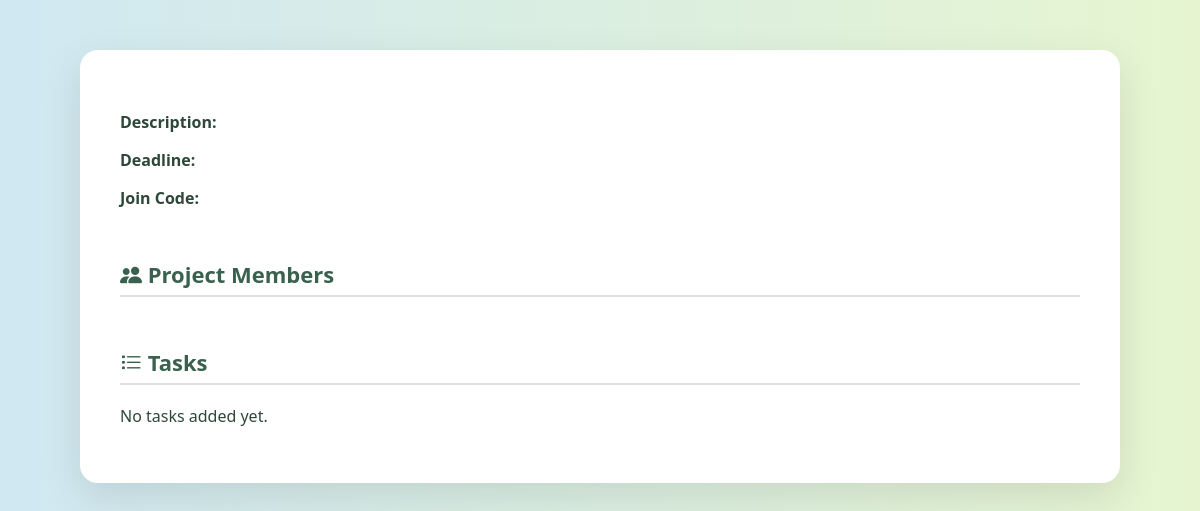
Before: /project/3 (signed in) with the older database file.
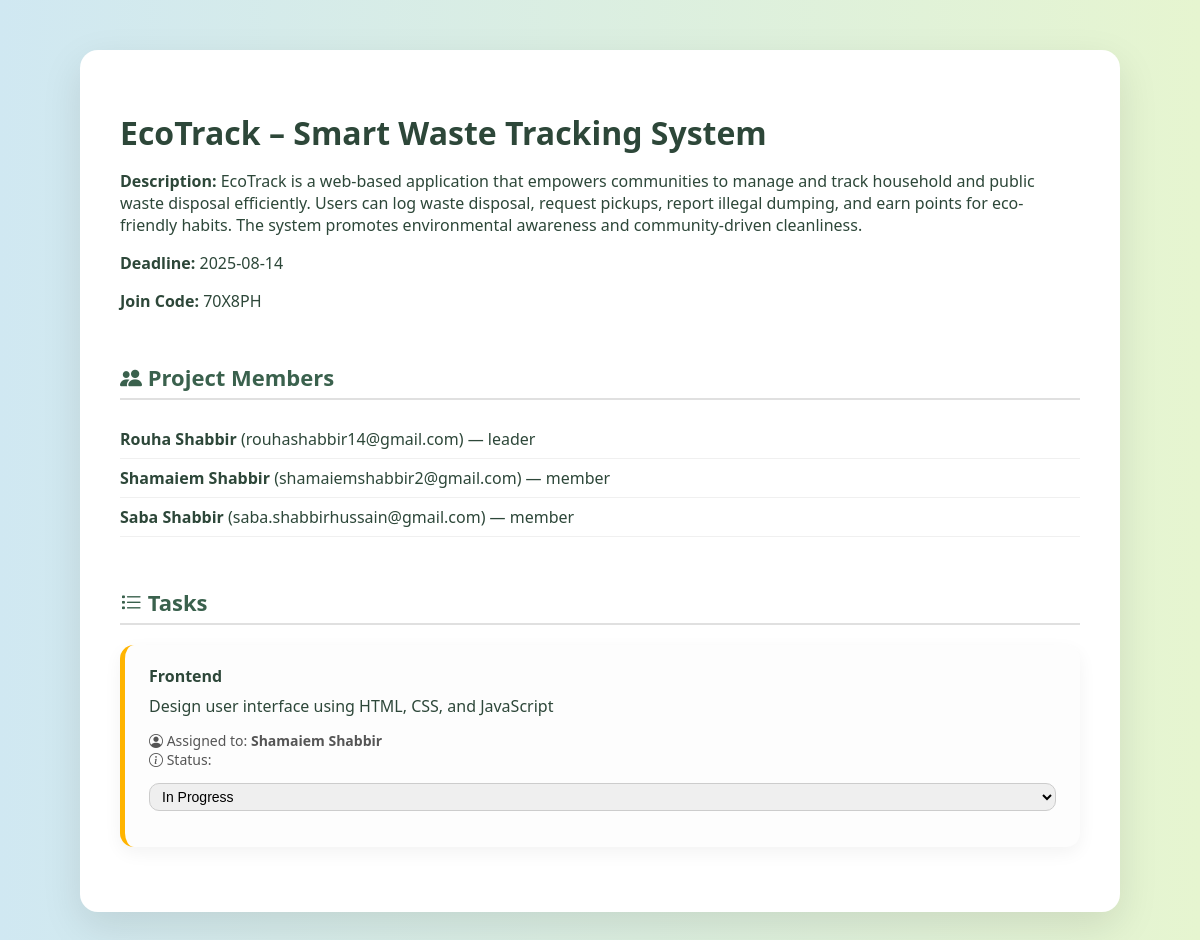
After: the same page with the newer database file.
### tables this page shows
CREATE TABLE projects (
    id INTEGER PRIMARY KEY AUTOINCREMENT,
    title TEXT NOT NULL,
    description TEXT,
    deadline DATE,
    created_by INTEGER,
    created_at TIMESTAMP DEFAULT CURRENT_TIMESTAMP, join_code TEXT,
    FOREIGN KEY (created_by) REFERENCES users(id)
);

CREATE TABLE project_members (
    id INTEGER PRIMARY KEY AUTOINCREMENT,
    project_id INTEGER,
    user_id INTEGER,
    role TEXT CHECK(role IN ('leader', 'member')) DEFAULT 'member',
    FOREIGN KEY (project_id) REFERENCES projects(id),
    FOREIGN KEY (user_id) REFERENCES users(id)
);

CREATE TABLE users (
        id INTEGER PRIMARY KEY AUTOINCREMENT,
        name TEXT NOT NULL,
        email TEXT NOT NULL UNIQUE,
        password TEXT NOT NULL,
        created_at TIMESTAMP DEFAULT CURRENT_TIMESTAMP
    );

CREATE TABLE tasks (
            id INTEGER PRIMARY KEY AUTOINCREMENT,
            title TEXT NOT NULL,
            description TEXT,
            status TEXT CHECK(status IN ('not started', 'in progress', 'completed')) DEFAULT 'not started',
            assigned_to INTEGER,
            project_id INTEGER,
            FOREIGN KEY (assigned_to) REFERENCES users(id),
            FOREIGN KEY (project_id) REFERENCES projects(id)
        );

### app.py (the view, shortened to what this page needs)
@app.route('/project/<int:project_id>', methods=['GET', 'POST'])
def project_details(project_id):
    if 'user_id' not in session:
        return redirect('/login')
    conn = get_db_connection()
    conn.row_factory = sqlite3.Row
    c = conn.cursor()
    user_id = session['user_id']
    c.execute("SELECT * FROM projects WHERE id = ?", (project_id,))
    project = c.fetchone()
    c.execute("SELECT role FROM project_members WHERE project_id = ? AND user_id = ?", (project_id, user_id))
    role = c.fetchone()
    is_leader = role and role['role'] == 'leader'
    c.execute("""
        SELECT u.id, u.name, u.email, pm.role
        FROM project_members pm
        JOIN users u ON pm.user_id = u.id
        WHERE pm.project_id = ?
    """, (project_id,))
    members = c.fetchall()
    c.execute("""
    SELECT t.id, t.title, t.description, t.status, t.assigned_to, u.name as assignee_name
    FROM tasks t
    JOIN users u ON t.assigned_to = u.id
    WHERE t.project_id = ?
""", (project_id,))
    tasks = c.fetchall()
    conn.close()
    return render_template('project_details.html',
                           project=project,
                           members=members,
                           tasks=tasks,
                           is_leader=is_leader)

### app.py (called while the page is built)
def get_db_connection():
    conn = sqlite3.connect('data.db')
    conn.row_factory = sqlite3.Row
    return conn

### templates/project_details.html (shortened to what this page needs)
<!DOCTYPE html>
<html>
<head>
  <link rel="stylesheet" href="https://cdn.jsdelivr.net/npm/bootstrap-icons@1.10.5/font/bootstrap-icons.css">
</head>
<body>
  <div class="container">
    <h1>{{ project['title'] }}</h1>
    <p><strong>Description:</strong> {{ project['description'] }}</p>
    <p><strong>Deadline:</strong> {{ project['deadline'] }}</p>
    <p><strong>Join Code:</strong> {{ project['join_code'] }}</p>
    <div class="section">
      <h3><i class="bi bi-people-fill"></i> Project Members</h3>
      <ul>
        {% for m in members %}
          <li><strong>{{ m['name'] }}</strong> ({{ m['email'] }}) — {{ m['role'] }}</li>
        {% endfor %}
      </ul>
    </div>
    <div class="section">
      <h3><i class="bi bi-list-task"></i> Tasks</h3>
      {% if tasks %}
        {% for task in tasks %}
          <div class="task-card"
               style="border-left-color:
                 {% if task['status'] == 'not started' %}#999
                 {% elif task['status'] == 'in progress' %}#ffb400
                 {% elif task['status'] == 'completed' %}#28a745
                 {% else %}#ccc{% endif %};">
            <h4 style="margin: 0 0 8px;">{{ task['title'] }}</h4>
            <p style="margin: 0 0 8px;">{{ task['description'] }}</p>
            <p style="font-size: 14px; color: #555;">
              <i class="bi bi-person-circle"></i> Assigned to: <strong>{{ task['assignee_name'] }}</strong><br>
              <i class="bi bi-info-circle"></i> Status:
              {% if task['assigned_to']|int == session['user_id']|int %}
                <form method="POST" action="/update_task_status/{{ task['id'] }}" style="display: inline;">
                  <select name="status" onchange="this.form.submit()" style="padding: 4px 8px;">
                    <option value="in progress" {% if task['status'] == 'in progress' %}selected{% endif %}>In Progress</option>
                  </select>
                </form>
              {% else %}
                <em>{{ task['status']|capitalize }}</em>
              {% endif %}
            </p>
          </div>
        {% endfor %}
      {% else %}
        <p>No tasks added yet.</p>
      {% endif %}
    </div>
  </div>
</body>
</html>

Changed rows visible on the page:
added projects: title "EcoTrack – Smart Waste Tracking System", description "EcoTrack is a web-based application that empowers communities to manage and track household and public waste disposal efficiently. Users can log waste disposal, request pickups, report illegal dumping, and earn points for eco-friendly habits. The system promotes environmental awareness and community-driven cleanliness.", deadline "2025-08-14", join_code "70X8PH"
added project_members: name "Rouha Shabbir", email "rouhashabbir14@gmail.com", role "leader"
added project_members: name "Shamaiem Shabbir", email "shamaiemshabbir2@gmail.com", role "member"
added project_members: name "Saba Shabbir", email "saba.shabbirhussain@gmail.com", role "member"
added tasks: title "Frontend", description "Design user interface using HTML, CSS, and JavaScript", assignee_name "Shamaiem Shabbir", status "In Progress"
Other visible differences:
text no longer shown: "No tasks added yet."
